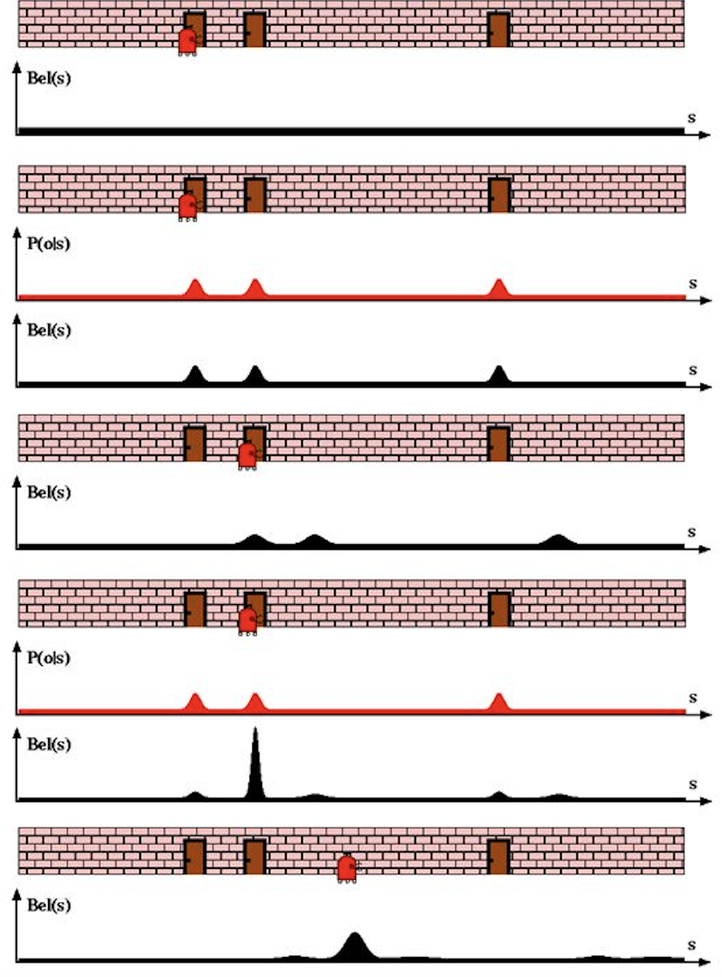
#> input picture PythonRobotics-Master/Localization/bayes_filter.png, 722 x 977 px, shrunk from 1050 x 1420 before the run, given in place of the camera
$ python hsv_trackbar.py
#> lines starting #> are read from the running program, lines starting #| are printed output that depends on the picture; after the words box and inside, x2 and y2 are one past the last pixel; in counts of white or black regions, pixels touching at a corner belong together
import cv2 as cv2
import numpy as np


def nothing(x):
    pass


# Load image
cap = cv2.VideoCapture(1)

# Create a window
cv2.namedWindow('image')

# Create trackbars for color change
# Hue is from 0-179 for Opencv
cv2.createTrackbar('HMin', 'image', 0, 179, nothing)
#> slider 'HMin' is set to 35
cv2.createTrackbar('SMin', 'image', 0, 255, nothing)
#> slider 'SMin' is set to 51
cv2.createTrackbar('VMin', 'image', 0, 255, nothing)
#> slider 'VMin' is set to 51
cv2.createTrackbar('HMax', 'image', 0, 179, nothing)
#> slider 'HMax' is set to 179
cv2.createTrackbar('SMax', 'image', 0, 255, nothing)
#> slider 'SMax' is set to 255
cv2.createTrackbar('VMax', 'image', 0, 255, nothing)
#> slider 'VMax' is set to 255

# Set default value for Max HSV trackbars
cv2.setTrackbarPos('HMax', 'image', 179)
cv2.setTrackbarPos('SMax', 'image', 255)
cv2.setTrackbarPos('VMax', 'image', 255)

# Initialize HSV min/max values
hMin = sMin = vMin = hMax = sMax = vMax = 0
phMin = psMin = pvMin = phMax = psMax = pvMax = 0

while 1:
    ret, image = cap.read()
#> image is the input picture: shape (977, 722, 3); mean B, G, R 214.1, 214.9, 224.5
    # Get current positions of all trackbars
    hMin = cv2.getTrackbarPos('HMin', 'image')
    sMin = cv2.getTrackbarPos('SMin', 'image')
    vMin = cv2.getTrackbarPos('VMin', 'image')
    hMax = cv2.getTrackbarPos('HMax', 'image')
    sMax = cv2.getTrackbarPos('SMax', 'image')
    vMax = cv2.getTrackbarPos('VMax', 'image')

    # Set minimum and maximum HSV values to display
    lower = np.array([hMin, sMin, vMin])
    upper = np.array([hMax, sMax, vMax])

    # Convert to HSV format and color threshold
    hsv = cv2.cvtColor(image, cv2.COLOR_BGR2HSV)
#> hsv: shape (977, 722, 3); mean H, S, V 23.4, 18.6, 224.7
    mask = cv2.inRange(hsv, lower, upper)
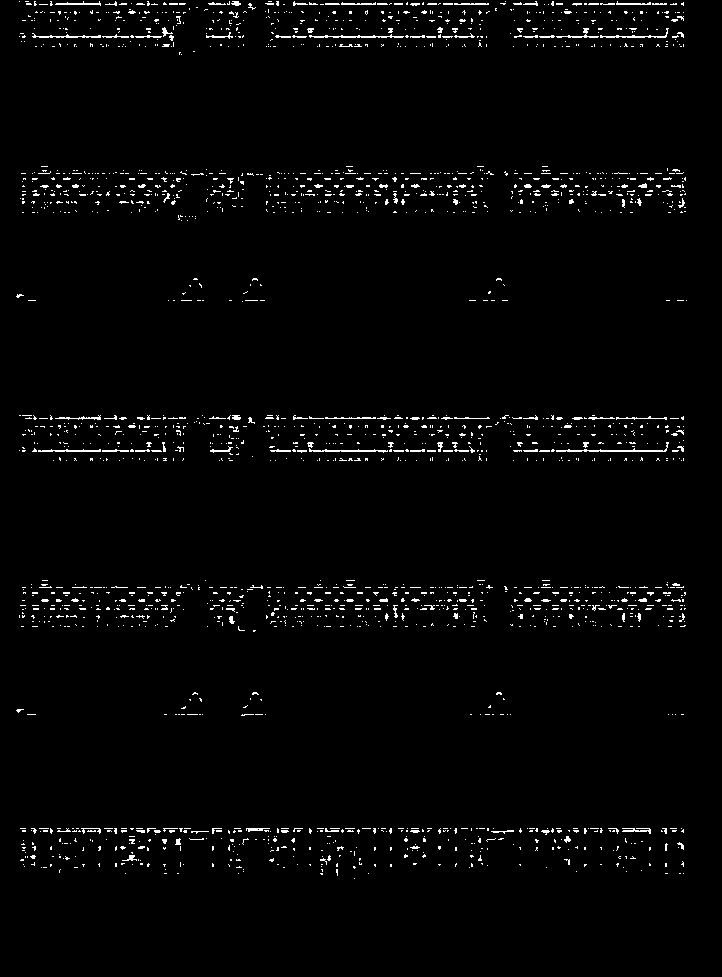
#> mask: shape (977, 722); 2.1% white in thin lines or dots, all inside (x1, y1, x2, y2) = (16, 1, 687, 879)
    result = cv2.bitwise_and(image, image, mask=mask)
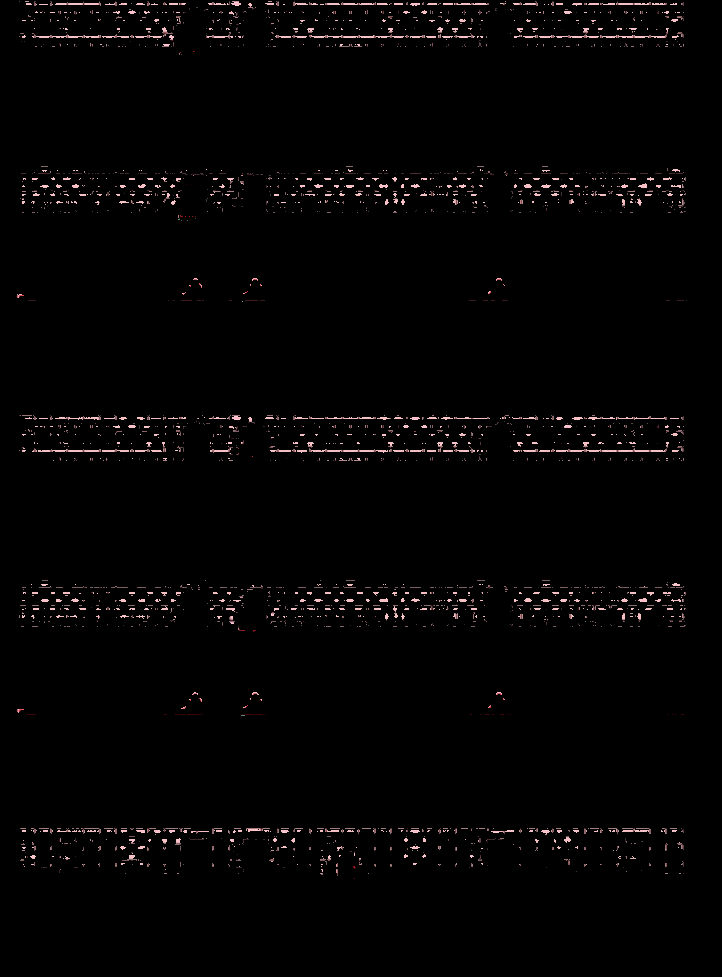
#> result: shape (977, 722, 3); mean B, G, R 3.1, 3, 3.9

    # Print if there is a change in HSV value
    if (phMin != hMin) | (psMin != sMin) | (pvMin != vMin) | (phMax != hMax) | (psMax != sMax) | (pvMax != vMax):
        print("(hMin = %d , sMin = %d, vMin = %d), (hMax = %d , sMax = %d, vMax = %d)" % (
            hMin, sMin, vMin, hMax, sMax, vMax))
        phMin = hMin
        psMin = sMin
        pvMin = vMin
        phMax = hMax
        psMax = sMax
        pvMax = vMax

    # Display result image
    cv2.imshow('image', result)
    if cv2.waitKey(10) & 0xFF == ord('q'):
#> (key q is pressed here)
        break

cv2.destroyAllWindows()
